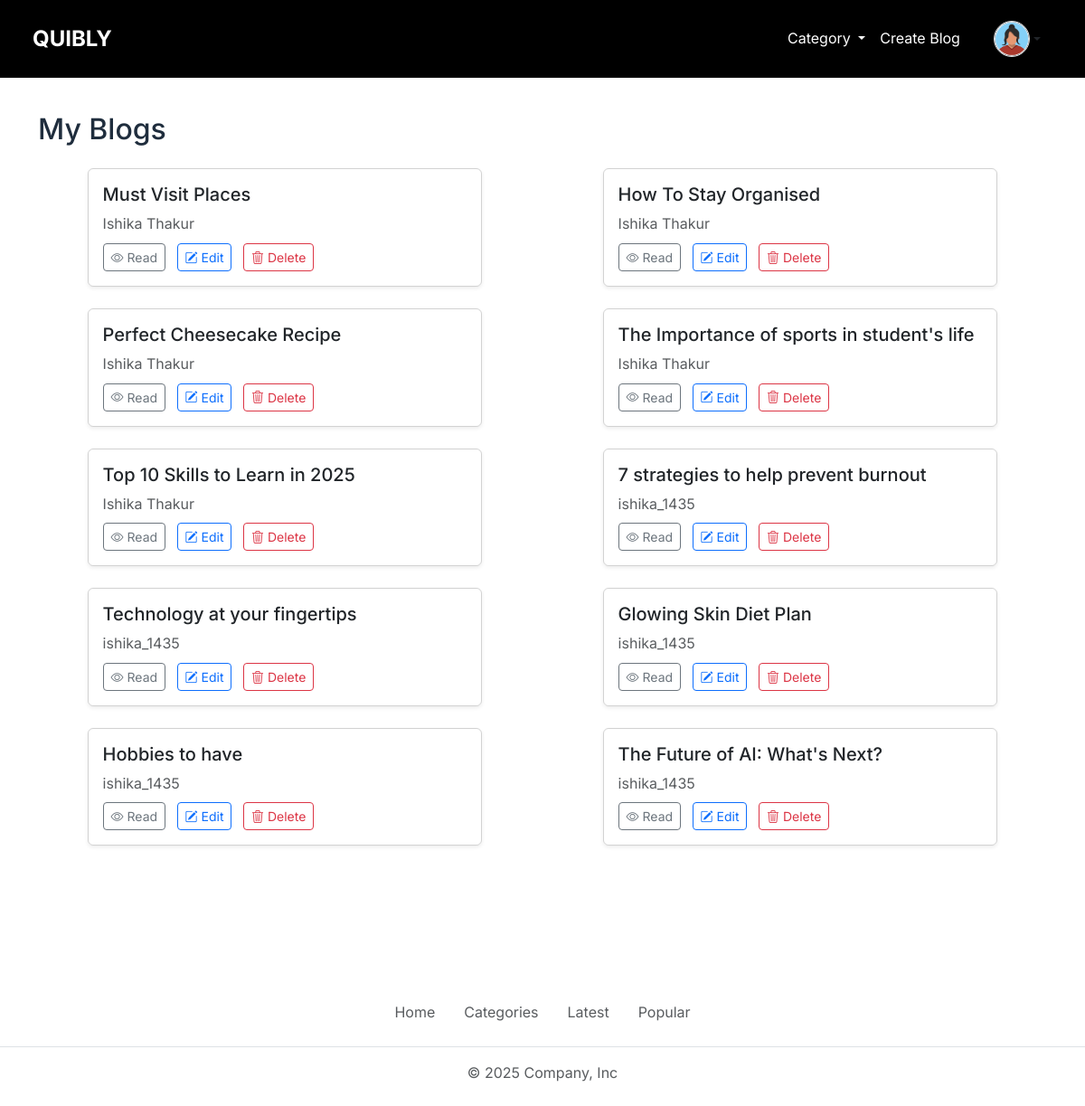
/myblogs (signed in), run on an earlier commit of the app's database.
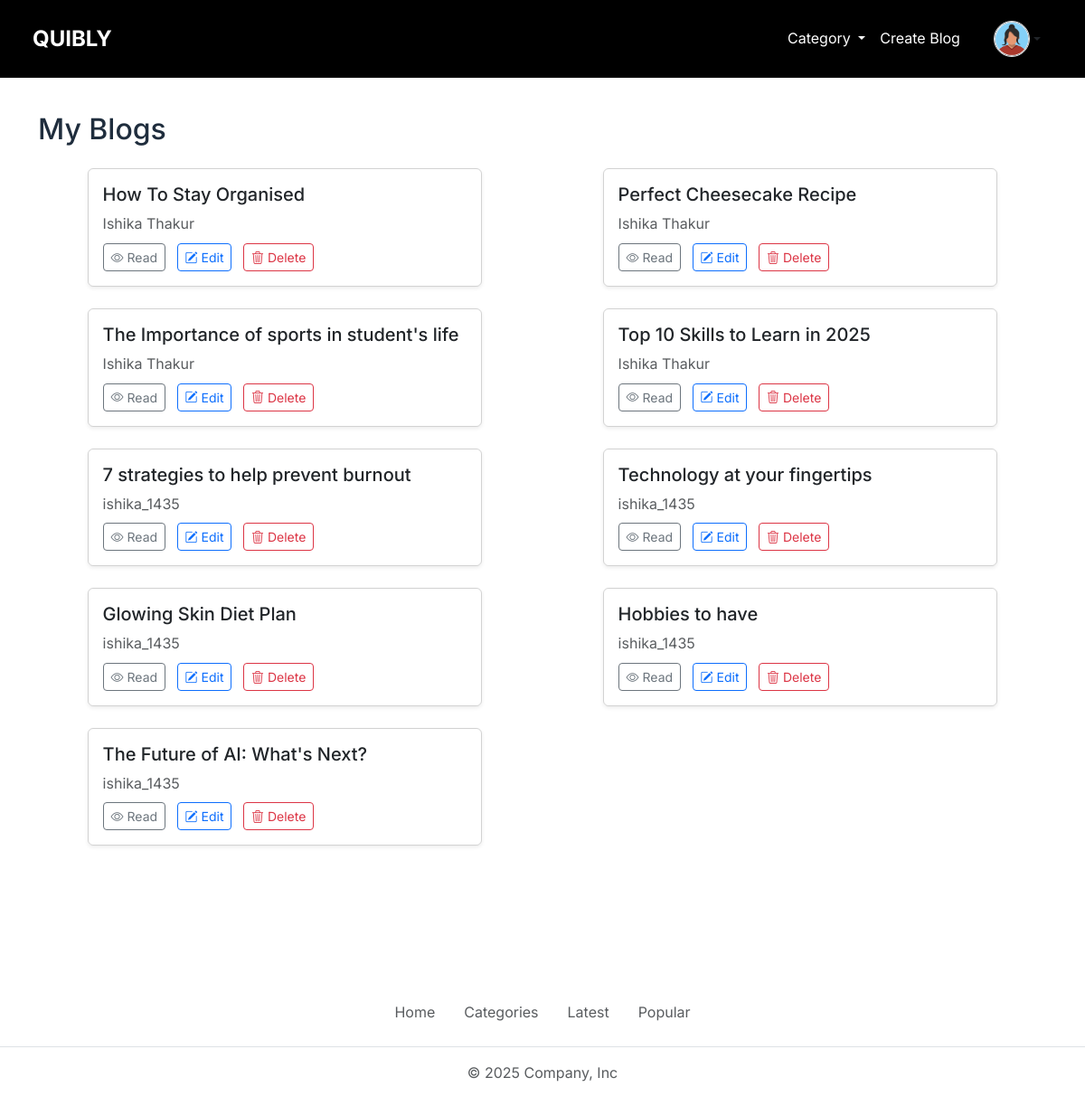
And on a later commit of the database.
### index.py (models this page shows, shortened)
class Blog(db.Model):
    id = db.Column(db.Integer, primary_key = True)
    title = db.Column(db.String(100), nullable = False)
    description = db.Column(db.String(200))
    content = db.Column(db.Text, nullable = False)
    views = db.Column(db.Integer, default = 0)
    cover_image = db.Column(db.String(120))
    author = db.Column(db.String(50), nullable = False)
    date_posted = db.Column(db.DateTime, default=lambda: datetime.now(timezone.utc))
    user_id = db.Column(db.Integer, db.ForeignKey('user.id'))
    category = db.Column(db.String(50), nullable = False, default = 'Others')
    read_time = db.Column(db.Integer)

### index.py (the view)
@app.route('/myblogs')
@login_required
def my_blogs():
    user_blogs = Blog.query.filter_by(user_id=current_user.id).order_by(Blog.date_posted.desc()).all()
    return render_template('myblogs.html', user_blogs=user_blogs)

### index.py (called while the page is built)
@login_manager.user_loader
def load_user(user_id):
    return User.query.get(int(user_id))

### templates/myblogs.html (shortened to what this page needs)
{% extends 'base.html' %}
{% block body %}
<div class="text-wrapper">
    <div class="container mt-4">
        <h2 class="mb-4">{{ page_title or "My Blogs" }}</h2>
        <div class="row">
            {% for blog in user_blogs %}
            <div class="col-md-6 mb-4 d-flex justify-content-center">
                <div class="card h-100 shadow-sm">
                    <div class="card-body">
                        <h5 class="card-title">{{ blog.title }}</h5>
                        <p class="card-text text-muted mb-2">{{ blog.author }}</p>
                        <a href="{{ url_for('read', id=blog.id) }}" class="btn btn-outline-secondary btn-sm">
                            <i class="bi bi-eye"></i> Read
                        </a>
                        {% if current_user.is_authenticated and blog.user_id == current_user.id %}
                        <a href="{{ url_for('edit', id=blog.id) }}" class="btn btn-outline-primary btn-sm ms-2">
                            <i class="bi bi-pencil-square"></i> Edit
                        </a>
                        <button type="button" class="btn btn-outline-danger btn-sm ms-2" data-bs-toggle="modal"
                            data-bs-target="#deleteModal{{ blog.id }}">
                            <i class="bi bi-trash3"></i> Delete
                        </button>
                        {% endif %}
                    </div>
                </div>
            </div>
            {% endfor %}
        </div>
    </div>
</div>
{% endblock body %}

What changed in the data, as far as the page shows it:
removed Blog: title "Must Visit Places", author "Ishika Thakur"
